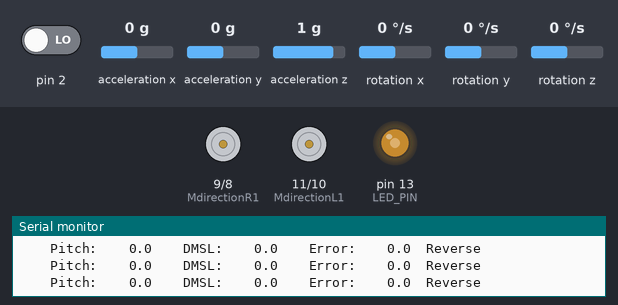
Recording of a sketch running on a simulated Arduino Uno, built with avr-gcc and run on an emulated ATmega328P. Parts: motor-driver pin pairs drawn as motors (green arrow = first pin HIGH = forward, orange = second pin HIGH = backward, longer = more drive, scaled by the enable pin), output pins drawn as LEDs (lit = HIGH), the last lines printed to the serial monitor. Inputs (shaded band) come from the test bench; at power-on: acceleration y 0 g, pin 2 LOW, acceleration z 1 g, acceleration x 0 g, rotation x 0 °/s, rotation y 0 °/s, rotation z 0 °/s. The sensor or clock chip raises its interrupt line as the real part does.

Above: at 2.7 s.
2.8 s: acceleration y set to -1.4 g
At 4.4 s:
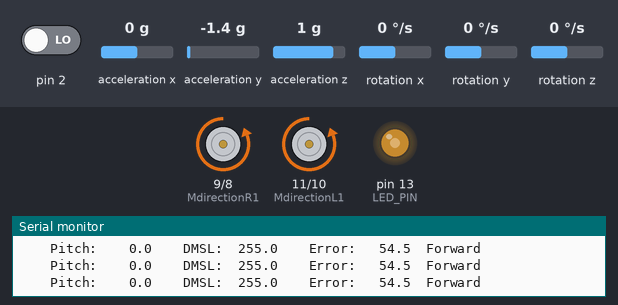
4.7 s: acceleration y set to 0.8 g
At 5.9 s:
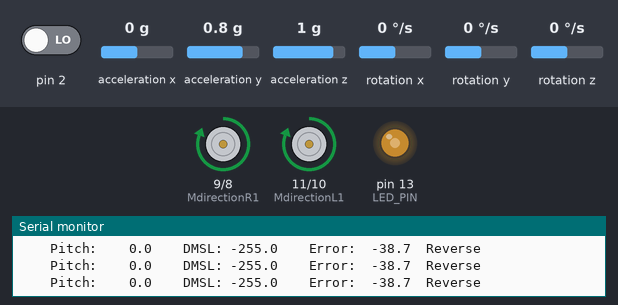
6.8 s: acceleration y set to -0.1 g
At 7.86 s:
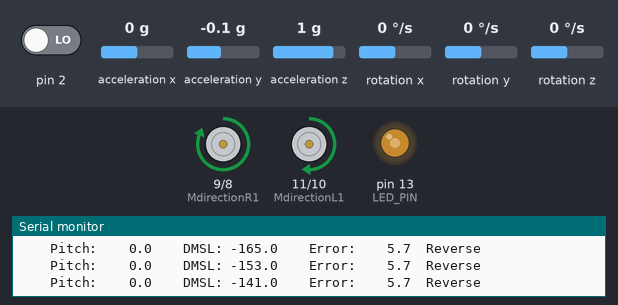
9.8 s: pin 2 driven HIGH
At 9.97 s:
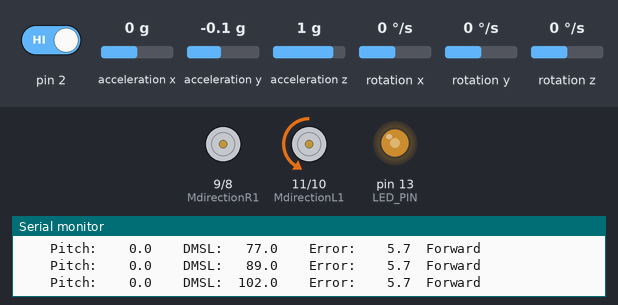
14.7 s: acceleration z set to -1.4 g
At 15.1 s:
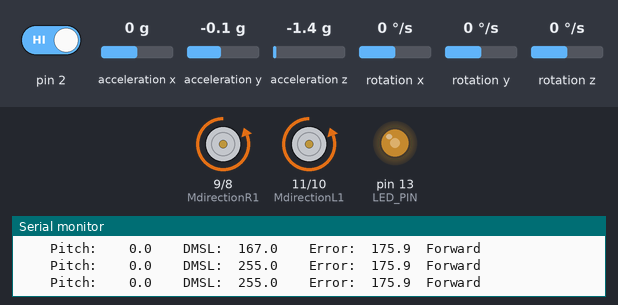
Timing chart, 0 to 17.3 s (numbered marks = the images above; inputs shaded):
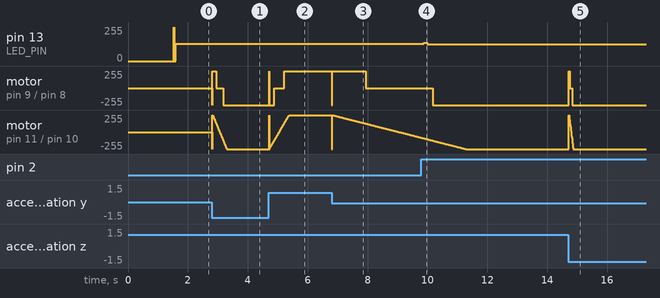

The sketch:

Self_balancing.ino
```cpp
#include "I2Cdev.h"
#include "MPU6050_6Axis_MotionApps20.h"
#include "Wire.h"
MPU6050 mpu;

//define motor parameters:
#define MpwmBL 3   //BOTTOM LEFT
#define MpwmBR 4   //BOTTOM RIGHT

#define MdirectionR1 9
#define MdirectionR2 8
#define MdirectionL1 11
#define MdirectionL2 10

// proportional gain
float Kp = 7.1; //org 7.5
// deferential gain
float Kd = 0.4; //org 0.5
// integral gain
float Ki = 10; //12.5
String dir = "";
float error = 0;
float Aangle = 0;
float Lastangle = 0;
float LLastangle = 0;
// Desired angle
float Dangle = 0;
#define ModeAngle 50

// PID controller command
float COcommand = 0;

int16_t ax, ay, az;
int16_t gx, gy, gz;
int DMSR = 0;
int DMSL = 0;
#define DEBUG
#ifdef DEBUG
//#define DPRINT(args...)  Serial.print(args)             //OR use the following syntax:
#define DPRINTSTIMER(t)    for (static unsigned long SpamTimer; (unsigned long)(millis() - SpamTimer) >= (t); SpamTimer = millis())
#define  DPRINTSFN(StrSize,Name,...) {char S[StrSize];Serial.print("\t");Serial.print(Name);Serial.print(" "); Serial.print(dtostrf((float)__VA_ARGS__ ,S));}//StringSize,Name,Variable,Spaces,Percision
#define DPRINTLN(...)      Serial.println(__VA_ARGS__)
#else
#define DPRINTSTIMER(t)    if(false)
#define DPRINTSFN(...)     //blank line
#define DPRINTLN(...)      //blank line
#endif

#define LED_PIN 13 //
//int MPUOffsets[6] = { -208 , -1523, 1631,  77,  -20, 40}; //GY-521
int MPUOffsets[6] = { -4925 , 1473 , 708  , -49  , -10  , 13 }; //GY-88

void i2cSetup() {
  // join I2C bus (I2Cdev library doesn't do this automatically)
#if I2CDEV_IMPLEMENTATION == I2CDEV_ARDUINO_WIRE
  Wire.begin();
  TWBR = 24; // 400kHz I2C clock (200kHz if CPU is 8MHz)
#elif I2CDEV_IMPLEMENTATION == I2CDEV_BUILTIN_FASTWIRE
  Fastwire::setup(400, true);
#endif
}
volatile bool mpuInterrupt = false;     // indicates whether MPU interrupt pin has gone high
void dmpDataReady() {
  mpuInterrupt = true;
}
int FifoAlive = 0; // tests if the interrupt is triggering
int IsAlive = -20;     // counts interrupt start at -20 to get 20+ good values before assuming connected
// MPU control/status vars
uint8_t mpuIntStatus;   // holds actual interrupt status byte from MPU
uint8_t devStatus;      // return status after each device operation (0 = success, !0 = error)
uint16_t packetSize;    // expected DMP packet size (default is 42 bytes)
uint16_t fifoCount;     // count of all bytes currently in FIFO
uint8_t fifoBuffer[64]; // FIFO storage buffer

// orientation/motion vars
Quaternion q;           // [w, x, y, z]         quaternion container
VectorInt16 aa;         // [x, y, z]            accel sensor measurements
VectorInt16 aaReal;     // [x, y, z]            gravity-free accel sensor measurements
VectorInt16 aaWorld;    // [x, y, z]            world-frame accel sensor measurements
VectorFloat gravity;    // [x, y, z]            gravity vector
float euler[3];         // [psi, theta, phi]    Euler angle container
float ypr[3];           // [yaw, pitch, roll]   yaw/pitch/roll container and gravity vector
byte StartUP = 100; // lets get 100 readings from the MPU before we start trusting them (Bot is not trying to balance at this point it is just starting up.)

void MPU6050Connect() {
  static int MPUInitCntr = 0;
  // initialize device
  mpu.initialize(); // same
  // load and configure the DMP
  devStatus = mpu.dmpInitialize();// same

  if (devStatus != 0) {

    char * StatStr[5] { "No Error", "initial memory load failed", "DMP configuration updates failed", "3", "4"};

    MPUInitCntr++;

    Serial.print(F("MPU connection Try #"));
    Serial.println(MPUInitCntr);
    Serial.print(F("DMP Initialization failed (code "));
    Serial.print(StatStr[devStatus]);
    Serial.println(F(")"));

    if (MPUInitCntr >= 10) return; //only try 10 times
    delay(1000);
    MPU6050Connect(); // Lets try again
    return;
  }
  mpu.setXAccelOffset(MPUOffsets[0]);
  mpu.setYAccelOffset(MPUOffsets[1]);
  mpu.setZAccelOffset(MPUOffsets[2]);
  mpu.setXGyroOffset(MPUOffsets[3]);
  mpu.setYGyroOffset(MPUOffsets[4]);
  mpu.setZGyroOffset(MPUOffsets[5]);

  Serial.println(F("Enabling DMP..."));
  mpu.setDMPEnabled(true);
  // enable Arduino interrupt detection
  Serial.println(F("Enabling interrupt detection (Arduino external interrupt pin 2 on the Uno)..."));
  Serial.print("mpu.getInterruptDrive=  "); Serial.println(mpu.getInterruptDrive());
  attachInterrupt(0, dmpDataReady, RISING); //pin 2 on the Uno
  mpuIntStatus = mpu.getIntStatus(); // Same
  // get expected DMP packet size for later comparison
  packetSize = mpu.dmpGetFIFOPacketSize();
  delay(1000); // Let it Stabalize
  mpu.resetFIFO(); // Clear fifo buffer
  mpu.getIntStatus();
  mpuInterrupt = false; // wait for next interrupt
}
void GetDMP() { // Best version I have made so far
  // Serial.println(F("FIFO interrupt at:"));
  // Serial.println(micros());
  static unsigned long LastGoodPacketTime;
  mpuInterrupt = false;
  FifoAlive = 1;
  fifoCount = mpu.getFIFOCount();
  if ((!fifoCount) || (fifoCount % packetSize)) { // we have failed Reset and wait till next time!
    digitalWrite(LED_PIN, LOW); // lets turn off the blinking light so we can see we are failing.
    mpu.resetFIFO();// clear the buffer and start over
  } else {
    while (fifoCount  >= packetSize) { // Get the packets until we have the latest!
      mpu.getFIFOBytes(fifoBuffer, packetSize); // lets do the magic and get the data
      fifoCount -= packetSize;
    }
    LastGoodPacketTime = millis();
    MPUMath(); // <<<<<<<<<<<<<<<<<<<<<<<<<<<< On success MPUMath() <<<<<<<<<<<<<<<<<<<
    digitalWrite(LED_PIN, !digitalRead(LED_PIN)); // Blink the Light
  }
}
float Yaw, Pitch, Roll;

void SetMotorSpeed(int  DMSR, int DMSL, boolean state) {
  //    DMSR=constrain(DMSR, 0, 255);
  //     DMSL=constrain(DMSL, 0, 255);

  if (DMSR > 0) {
    // set forward
    digitalWrite(MdirectionR1, LOW);
    digitalWrite(MdirectionR2, HIGH);
    dir = "Forward";
  }
  else {
    // set reverse
    digitalWrite(MdirectionR1, HIGH);
    digitalWrite(MdirectionR2, LOW);
    dir = "Reverse";
    // change baluse to positive
    DMSR = -DMSR;
  }

  if (DMSL > 0) {
    // set forward
    digitalWrite(MdirectionL1, LOW);
    digitalWrite(MdirectionL2, HIGH);
  }
  else {
    // set reverse
    digitalWrite(MdirectionL1, HIGH);
    digitalWrite(MdirectionL2, LOW);
    // change valuse to positive
    DMSL = -DMSL;
  }

  if (state) {
    analogWrite(MpwmBR, DMSR);
    analogWrite(MpwmBL, DMSL);
  }
  else {
    analogWrite(MpwmBR, DMSR);
    analogWrite(MpwmBL, DMSL);
  }
}
void Mcommand () {
  // PID type C controller

  LLastangle = Lastangle;
  Lastangle = Aangle;
  Aangle = Roll; //pitch angle
  // error is the Desired angle - actual angle
  error = Dangle - Aangle;

  // PID controller at 50 HZ
  COcommand = COcommand - Kp * (Aangle - Lastangle) + Ki / 50 * error - Kd * 50 * (Aangle - 2 * Lastangle + LLastangle);
  // constrain the Control low command to a valid range
  COcommand = constrain(COcommand, -255, 255);

  DMSR = (int)   COcommand + 0;
  DMSL =  (int)   COcommand + 0;
  SetMotorSpeed(DMSR, DMSL, true);
}

void MPUMath() {
  mpu.dmpGetQuaternion(&q, fifoBuffer);
  mpu.dmpGetGravity(&gravity, &q);
  mpu.dmpGetYawPitchRoll(ypr, &q, &gravity);
  Yaw = (ypr[0] * 180.0 / M_PI);
  Pitch = (ypr[1] *  180.0 / M_PI);
  Roll = (ypr[2] *  180.0 / M_PI);

  Mcommand();

  DPRINTSTIMER(100) {
    //    DPRINTSFN(10, "\tYaw:", Yaw, 6, 1);
    DPRINTSFN(10, "\tPitch:", Pitch, 6, 1);
    //    DPRINTSFN(10, "\tRoll:", Roll, 6, 1);
    DPRINTSFN(10, "\tDMSL:", DMSL, 6, 1);
    DPRINTSFN(10, "\tError:", error, 6, 1);
    Serial.print("\t");
    Serial.print(dir);
    DPRINTLN();
  }
}
void setup() {

  Serial.begin(115200); //115200
  while (!Serial);
  Serial.println("i2cSetup");
  i2cSetup();
  Serial.println("MPU6050Connect");
  MPU6050Connect();
  Serial.println("Setup complete");
  pinMode(LED_PIN, OUTPUT);

  // declare direction pins as aoutup
  pinMode(MdirectionR1, OUTPUT);
  pinMode(MdirectionR2, OUTPUT);
  pinMode(MdirectionL1, OUTPUT);
  pinMode(MdirectionL2, OUTPUT);

  pinMode(MpwmBL, OUTPUT);
  pinMode(MpwmBR, OUTPUT);
}
void loop() {
  if (mpuInterrupt ) { // wait for MPU interrupt or extra packet(s) available
    GetDMP();
  }
  //   mpu.getMotion6(&ax, &ay, &az, &gx, &gy, &gz);

}
```

Measured:
- after the input at 2.8 s, motor on pin 9 (MdirectionR1) / pin 8 (MdirectionR2): stopped → forward 255/255 at once, → stopped 0.13 s later, → backward 255/255 0.24 s later
- after the input at 4.7 s, motor on pin 9 (MdirectionR1) / pin 8 (MdirectionR2): backward 255/255 → stopped after 0.19 s, → forward 255/255 0.33 s later
- after the input at 6.8 s, motor on pin 9 (MdirectionR1) / pin 8 (MdirectionR2): forward 255/255 → stopped after 1.1 s
- after the input at 9.8 s, pin 13 (LED_PIN): 128/255 → 137/255 after 0.08 s, → 127/255 0.12 s later
- after the input at 14.7 s, motor on pin 9 (MdirectionR1) / pin 8 (MdirectionR2): backward 255/255 → stopped at once, → backward 255/255 0.11 s later
